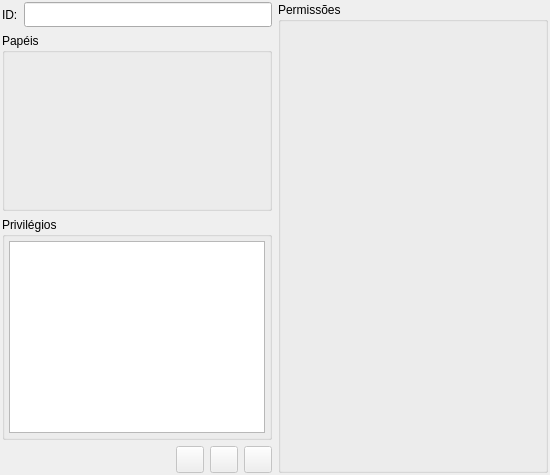
<?xml version="1.0" encoding="UTF-8"?>
<ui version="4.0">
 <class>PermissaoWidget</class>
 <widget class="QWidget" name="PermissaoWidget">
  <property name="geometry">
   <rect>
    <x>0</x>
    <y>0</y>
    <width>550</width>
    <height>475</height>
   </rect>
  </property>
  <property name="minimumSize">
   <size>
    <width>0</width>
    <height>0</height>
   </size>
  </property>
  <property name="maximumSize">
   <size>
    <width>16777215</width>
    <height>16777215</height>
   </size>
  </property>
  <property name="windowTitle">
   <string>Form</string>
  </property>
  <layout class="QGridLayout" name="permissao_grid">
   <property name="margin">
    <number>2</number>
   </property>
   <property name="spacing">
    <number>6</number>
   </property>
   <item row="0" column="0" colspan="4">
    <layout class="QHBoxLayout" name="horizontalLayout">
     <item>
      <widget class="QLabel" name="nome_lbl">
       <property name="maximumSize">
        <size>
         <width>16777215</width>
         <height>16777215</height>
        </size>
       </property>
       <property name="text">
        <string>ID:</string>
       </property>
      </widget>
     </item>
     <item>
      <widget class="QLineEdit" name="id_perm_edt">
       <property name="minimumSize">
        <size>
         <width>0</width>
         <height>25</height>
        </size>
       </property>
       <property name="font">
        <font>
         <italic>true</italic>
        </font>
       </property>
       <property name="readOnly">
        <bool>true</bool>
       </property>
      </widget>
     </item>
    </layout>
   </item>
   <item row="0" column="4" rowspan="4">
    <widget class="QGroupBox" name="permissoes_gb">
     <property name="sizePolicy">
      <sizepolicy hsizetype="Expanding" vsizetype="Expanding">
       <horstretch>0</horstretch>
       <verstretch>0</verstretch>
      </sizepolicy>
     </property>
     <property name="minimumSize">
      <size>
       <width>250</width>
       <height>0</height>
      </size>
     </property>
     <property name="maximumSize">
      <size>
       <width>16777215</width>
       <height>16777215</height>
      </size>
     </property>
     <property name="title">
      <string>Permissões</string>
     </property>
    </widget>
   </item>
   <item row="1" column="0" colspan="4">
    <widget class="QGroupBox" name="papeis_gb">
     <property name="sizePolicy">
      <sizepolicy hsizetype="Fixed" vsizetype="Preferred">
       <horstretch>0</horstretch>
       <verstretch>0</verstretch>
      </sizepolicy>
     </property>
     <property name="minimumSize">
      <size>
       <width>220</width>
       <height>150</height>
      </size>
     </property>
     <property name="maximumSize">
      <size>
       <width>270</width>
       <height>16777215</height>
      </size>
     </property>
     <property name="title">
      <string>Papéis</string>
     </property>
    </widget>
   </item>
   <item row="2" column="0" colspan="4">
    <widget class="QGroupBox" name="privilegios_gb">
     <property name="sizePolicy">
      <sizepolicy hsizetype="Fixed" vsizetype="Fixed">
       <horstretch>0</horstretch>
       <verstretch>0</verstretch>
      </sizepolicy>
     </property>
     <property name="minimumSize">
      <size>
       <width>0</width>
       <height>0</height>
      </size>
     </property>
     <property name="maximumSize">
      <size>
       <width>270</width>
       <height>99999</height>
      </size>
     </property>
     <property name="title">
      <string>Privilégios</string>
     </property>
     <layout class="QGridLayout" name="gridLayout">
      <property name="margin">
       <number>4</number>
      </property>
      <property name="spacing">
       <number>6</number>
      </property>
      <item row="0" column="0">
       <widget class="QTableWidget" name="privilegios_tbw">
        <property name="selectionMode">
         <enum>QAbstractItemView::SingleSelection</enum>
        </property>
        <property name="selectionBehavior">
         <enum>QAbstractItemView::SelectRows</enum>
        </property>
        <attribute name="horizontalHeaderVisible">
         <bool>false</bool>
        </attribute>
        <attribute name="horizontalHeaderStretchLastSection">
         <bool>true</bool>
        </attribute>
        <attribute name="verticalHeaderVisible">
         <bool>false</bool>
        </attribute>
        <column>
         <property name="text">
          <string>Privilégio</string>
         </property>
        </column>
        <column>
         <property name="text">
          <string>GRANT OPTION</string>
         </property>
        </column>
       </widget>
      </item>
     </layout>
    </widget>
   </item>
   <item row="3" column="3">
    <widget class="QToolButton" name="cancelar_tb">
     <property name="enabled">
      <bool>false</bool>
     </property>
     <property name="toolTip">
      <string>Cancelar Operação</string>
     </property>
     <property name="text">
      <string/>
     </property>
     <property name="icon">
      <iconset resource="../res/resources.qrc">
       <normaloff>:/icones/icones/fechar1.png</normaloff>:/icones/icones/fechar1.png</iconset>
     </property>
     <property name="iconSize">
      <size>
       <width>20</width>
       <height>20</height>
      </size>
     </property>
    </widget>
   </item>
   <item row="3" column="2">
    <widget class="QToolButton" name="atualizar_perm_tb">
     <property name="enabled">
      <bool>false</bool>
     </property>
     <property name="toolTip">
      <string>Atualizar Permissão</string>
     </property>
     <property name="text">
      <string/>
     </property>
     <property name="icon">
      <iconset resource="../res/resources.qrc">
       <normaloff>:/icones/icones/atualizar.png</normaloff>:/icones/icones/atualizar.png</iconset>
     </property>
     <property name="iconSize">
      <size>
       <width>20</width>
       <height>20</height>
      </size>
     </property>
    </widget>
   </item>
   <item row="3" column="1">
    <widget class="QToolButton" name="inserir_perm_tb">
     <property name="enabled">
      <bool>false</bool>
     </property>
     <property name="toolTip">
      <string>Adicionar Permissão</string>
     </property>
     <property name="text">
      <string/>
     </property>
     <property name="icon">
      <iconset resource="../res/resources.qrc">
       <normaloff>:/icones/icones/adicionar.png</normaloff>:/icones/icones/adicionar.png</iconset>
     </property>
     <property name="iconSize">
      <size>
       <width>20</width>
       <height>20</height>
      </size>
     </property>
    </widget>
   </item>
  </layout>
 </widget>
 <resources>
  <include location="../res/resources.qrc"/>
 </resources>
 <connections/>
</ui>
